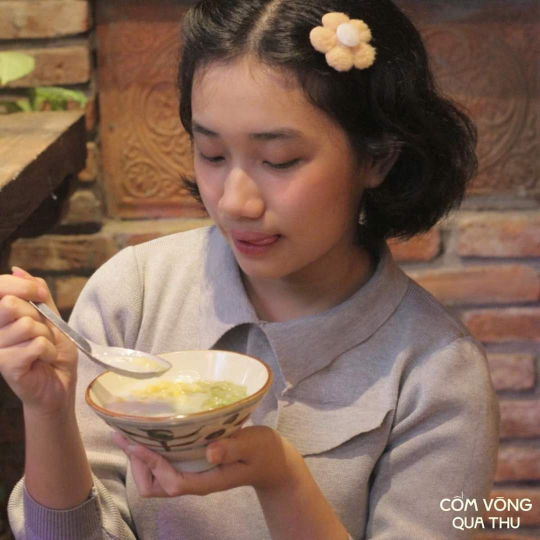
#> input picture theory/sample.jpg, 1080 x 1080 px, found by its file name (shown at 1/2 size)
$ python main.py
#> lines starting #> are read from the running program, lines starting #| are printed output that depends on the picture; after the words box and inside, x2 and y2 are one past the last pixel; in counts of white or black regions, pixels touching at a corner belong together


import cv2
import imutils

storage = "d:\\ITMO\\first_year\\Python\\Lab-8\\theory\\"


# [22 lines left out: function readPhotos, not called in this run]


# Lấy ngưỡng ảnh -> chuyển ảnh xám thành ảnh nhị phân
def threshBin():
    # original photo
    ori_pic = cv2.imread(f"{storage}sample.jpg", cv2.IMREAD_GRAYSCALE)
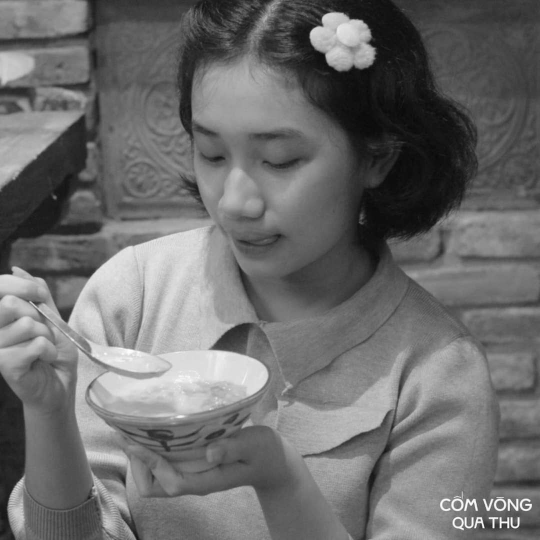
#> ori_pic: shape (1080, 1080) (shown at 1/2 size); min 7, max 255, mean 108.6
    if ori_pic is None:
        print("Impossible to open photo")
        return

    # Ngưỡng tự chọn
    thresh_val = 127    # Giá trị ngưỡng (threshold value).
    max_val = 255       # Giá trị gán cho các pixel vượt ngưỡng.

    # Hàm cv2.threshold() trong OpenCV trả về hai giá trị: ret và bin_pic
    ret, bin_pic = cv2.threshold(ori_pic, thresh_val, max_val, cv2.THRESH_BINARY)           # ret sẽ chứa giá trị ngưỡng (127).
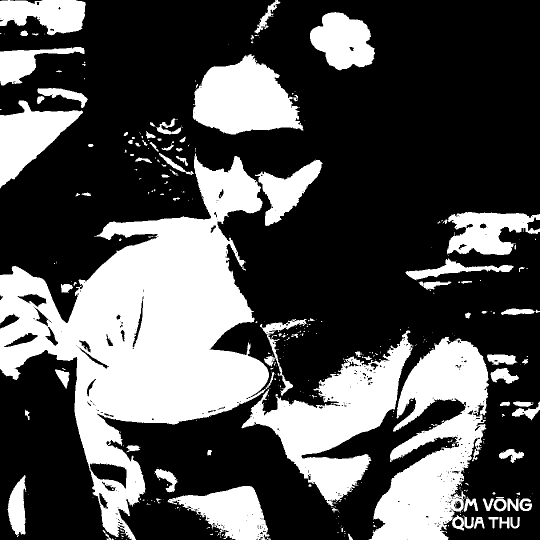
#> bin_pic: shape (1080, 1080) (shown at 1/2 size); 32.1% white; 367 white regions (267 under 20 px), largest, box (x1, y1, x2, y2) and area: (0, 307, 549, 1080) 165989, (737, 674, 978, 1080) 50287, (483, 661, 827, 1013) 41803
#> ret = 127
    #cv2.imshow("Binary photo", bin_pic)                                                     # bin_pic sẽ chứa ảnh nhị phân sau khi áp dụng ngưỡng nhị phân.
    mini_bin = cv2.resize(bin_pic, dsize=None, fx=0.5, fy=0.5)
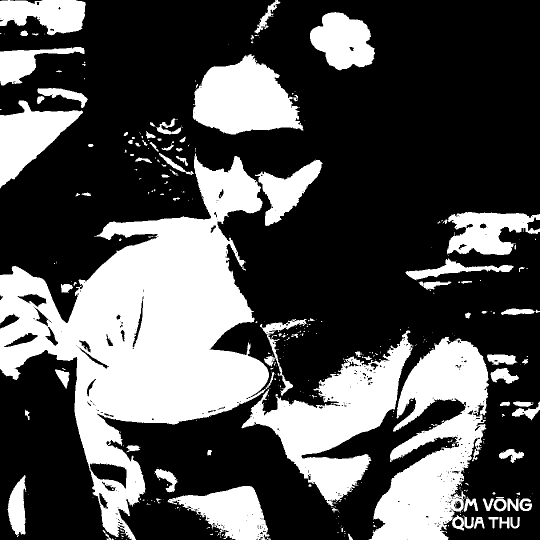
#> mini_bin: shape (540, 540); min 0, max 255, mean 81.9
    cv2.imshow("Mini Binary Photo", mini_bin)

    # Hàm Adaptive Threshold chọn ngưỡng động trong vùng lân cận -> hiệu quả hơn việc chọn thresh_valval
    res_pic = cv2.adaptiveThreshold(ori_pic, max_val, cv2.ADAPTIVE_THRESH_MEAN_C, cv2.THRESH_BINARY, 21, 5)
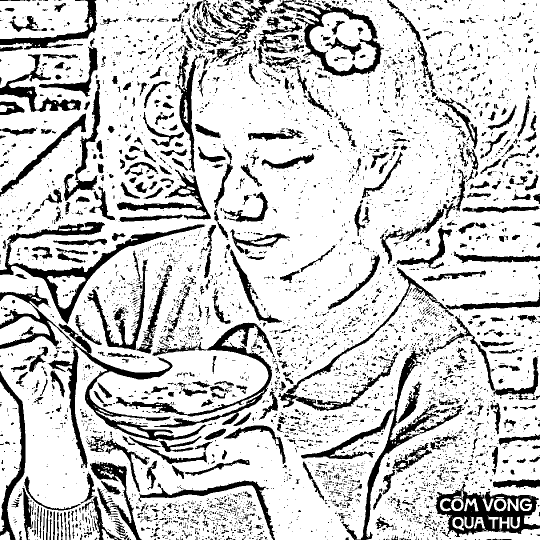
#> res_pic: shape (1080, 1080) (shown at 1/2 size); 79.7% white; 4840 black regions (3954 under 20 px), largest, box (x1, y1, x2, y2) and area: (95, 647, 412, 936) 10106, (0, 444, 411, 648) 9974, (602, 701, 925, 1080) 9897
    cv2.imshow("Result Pic", res_pic)

    cv2.waitKey()
    cv2.destroyAllWindows()


# [31 lines left out: functions readCam, readVid, not called in this run]


if __name__ == '__main__':
    # readPhotos()
    threshBin()         # Lấy ngưỡng

    # readCam()
    # readVid()
